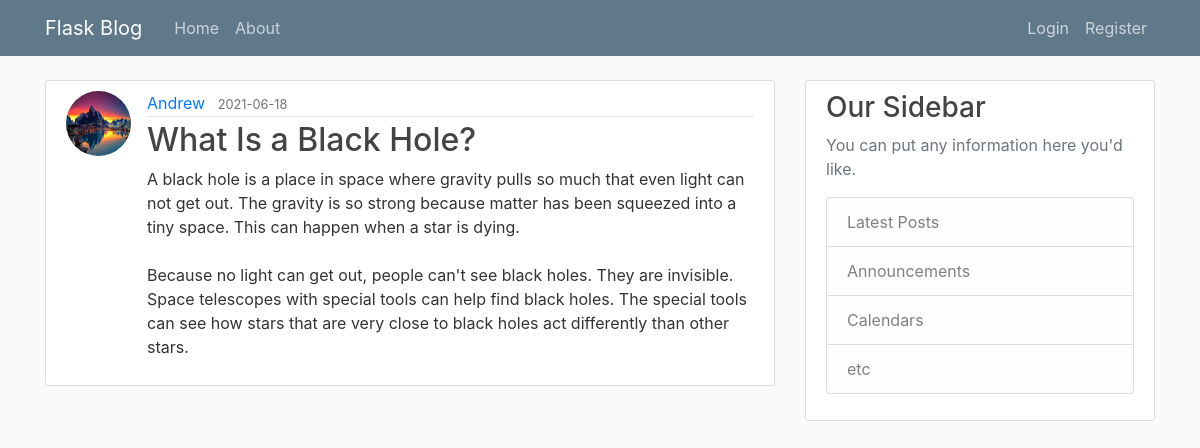
Screenshot of /post/2 with the database file from the repository.
### flaskblog/models.py (models this page shows, shortened)
class User(db.Model, UserMixin):
    id = db.Column(db.Integer, primary_key=True)
    username = db.Column(db.String(20), unique=True, nullable=False)
    email = db.Column(db.String(120), unique=True, nullable=False)
    image_file = db.Column(db.String(20), nullable=False, default='default.jpg')
    password = db.Column(db.String(60), nullable=False)
    posts = db.relationship('Post', backref='author', lazy=True)

class Post(db.Model):
    id = db.Column(db.Integer, primary_key=True)
    title = db.Column(db.String(100), nullable=False)
    date_posted = db.Column(db.DateTime, nullable=False, default=datetime.utcnow)
    content = db.Column(db.Text, nullable=False)
    user_id = db.Column(db.Integer, db.ForeignKey('user.id'), nullable=False)

### flaskblog/routes.py (the view)
@app.route("/post/<int:post_id>")
def post(post_id):
    post = Post.query.get_or_404(post_id)
    return render_template('post.html', title=post.title, post=post)

### flaskblog/templates/post.html (shortened to what this page needs)
{% extends "layout.html" %}
{% block content %}
  <article class="media content-section">
    <img class="rounded-circle article-img" src="{{ url_for('static', filename='profile_pics/' + post.author.image_file) }}">
    <div class="media-body">
      <div class="article-metadata">
        <a class="mr-2" href="{{ url_for('user_posts', username=post.author.username) }}">{{ post.author.username }}</a>
        <small class="text-muted">{{ post.date_posted.strftime('%Y-%m-%d') }}</small>
      </div>
      <h2 class="article-title">{{ post.title }}</h2>
      <p class="article-content">{{ post.content }}</p>
    </div>
  </article>
{% endblock content %}

### flaskblog/static/main.css (style rules this page uses)
body { background: #fafafa; color: #333333; margin-top: 5rem; }
h1, h2, h3, h4, h5, h6 { color: #444444; }
.content-section { background: #ffffff; padding: 10px 20px; border: 1px solid #dddddd; border-radius: 3px; margin-bottom: 20px; }
.article-title { color: #444444; }
.article-content { white-space: pre-line; }
.article-img { height: 65px; width: 65px; margin-right: 16px; }
.article-metadata { padding-bottom: 1px; margin-bottom: 4px; border-bottom: 1px solid #e3e3e3 }

### rows the page displays
User: image_file (picture), author.username "Andrew"
Post: date_posted "2021-06-18", title "What Is a Black Hole?", content "A black hole is a place in space where gravity pulls so much that even light can not get out. The gravity is so strong because matter has been squeezed into a tiny space. This can happen when a star is dying. Because no light can get out, people can't see black holes. They are invisible. Space telescopes with special tools can help find black holes. The special tools can see how stars that are very close to black holes act differently than other stars."
